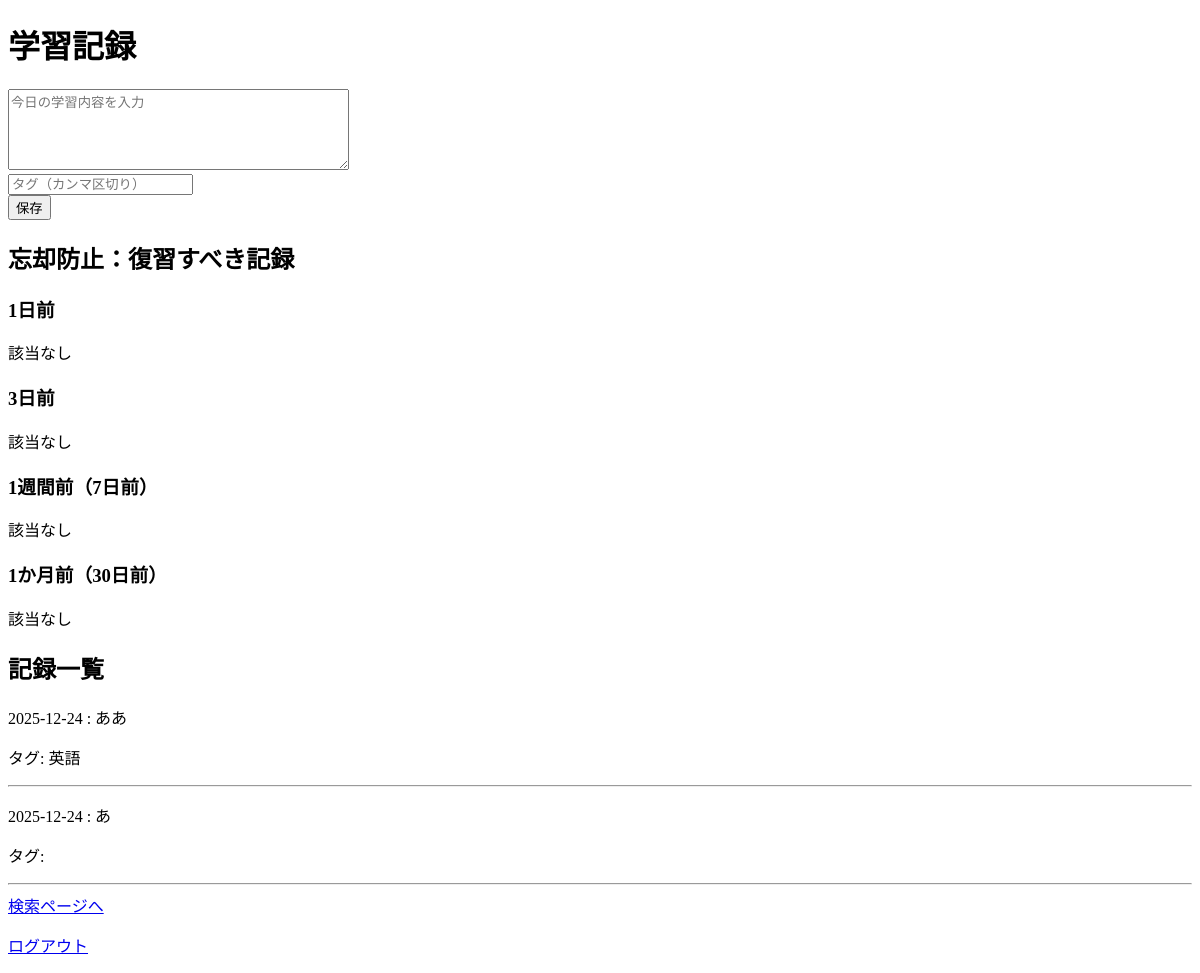
Page / (signed in) on the earlier database version.
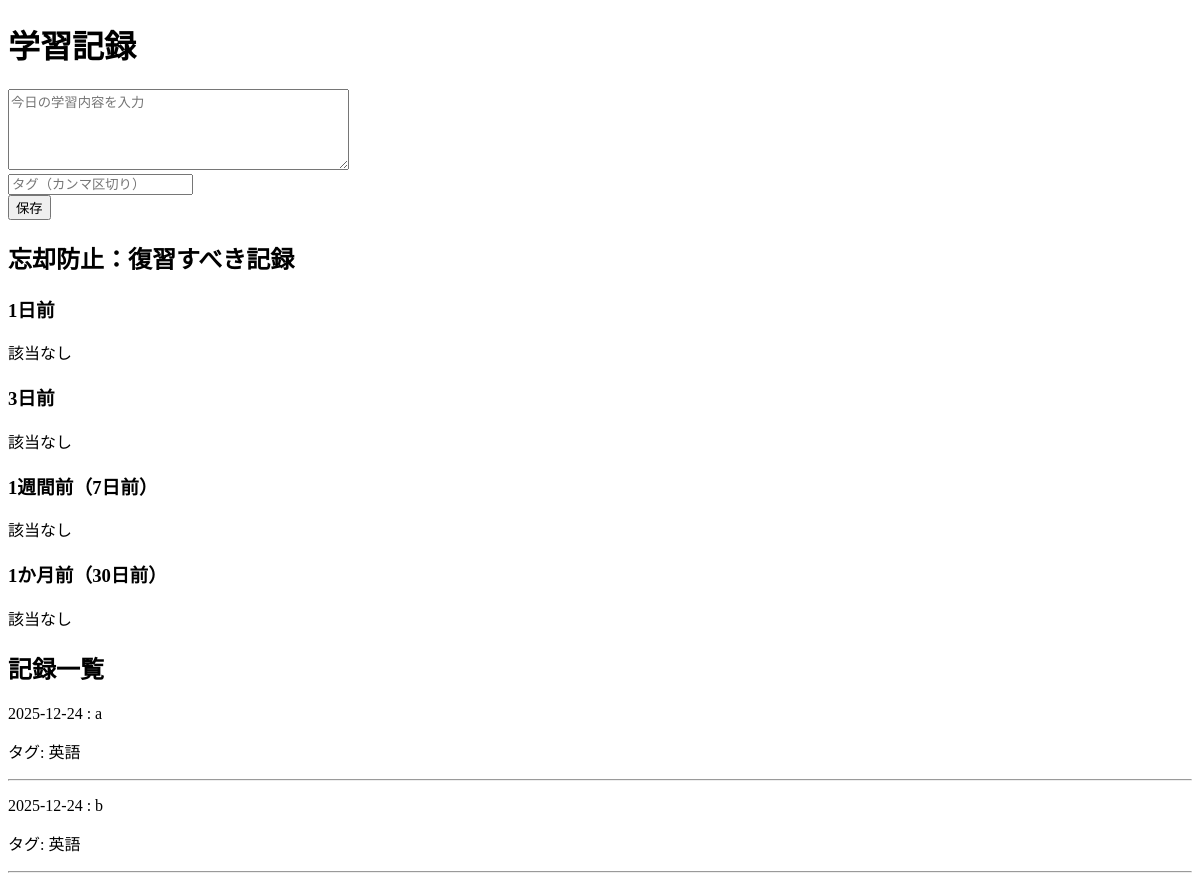
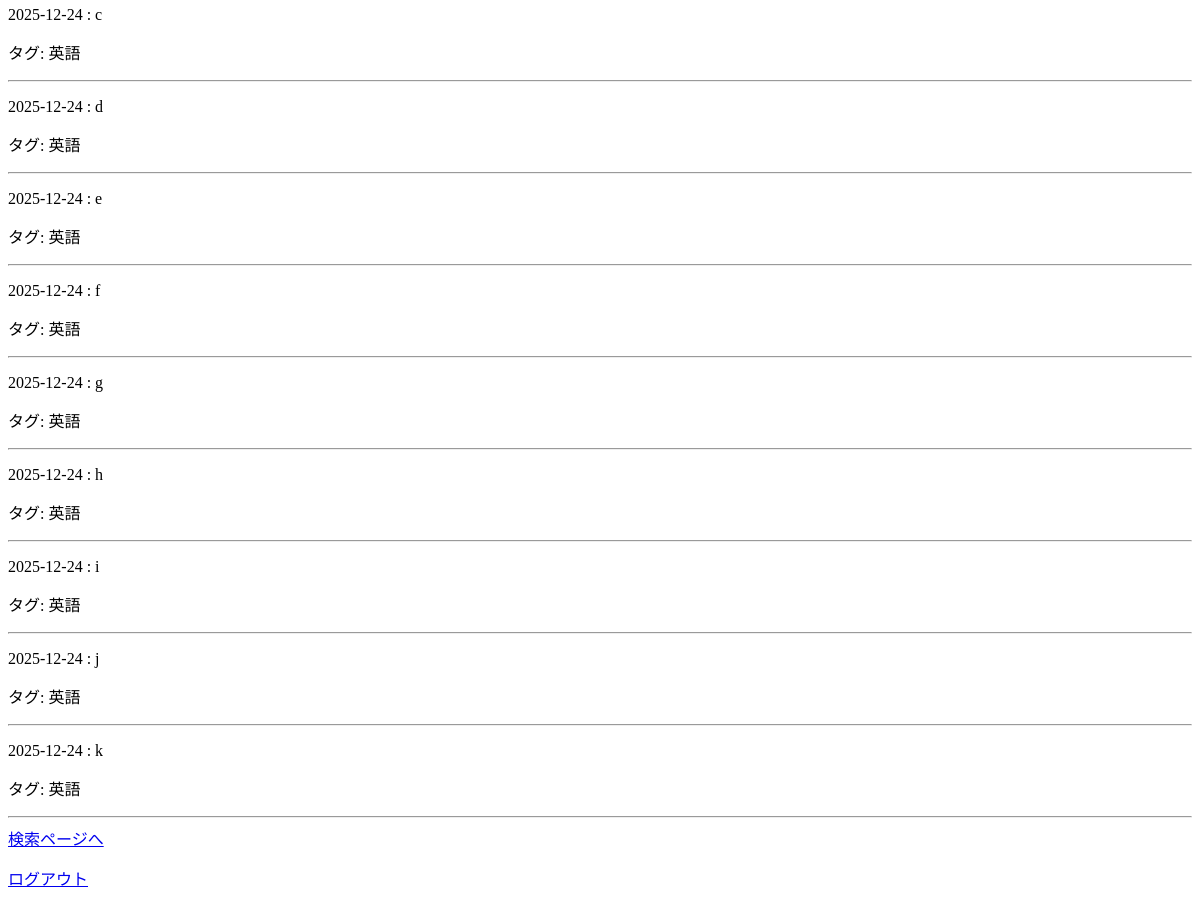
Same page on the later database version (2 pictures, top to bottom).
### app.py (models this page shows)
class StudyLog(db.Model):
    __tablename__ = "study_logs"
    id = db.Column(db.Integer, primary_key=True)
    date = db.Column(db.Date, nullable=False)
    text = db.Column(db.Text, nullable=False)
    tags = db.relationship(
        "Tag",
        secondary=studylog_tags,
        backref="logs"
    )

class Tag(db.Model):
    __tablename__ = "tags"
    id = db.Column(db.Integer, primary_key=True)
    name = db.Column(db.String(30), unique=True, nullable=False)

### app.py (the view, shortened to what this page needs)
@app.route("/", methods=["GET", "POST"])
@login_required
def index():
    today = date.today()
    forget_1 = StudyLog.query.filter_by(date=today - timedelta(days=1)).all()
    forget_3 = StudyLog.query.filter_by(date=today - timedelta(days=3)).all()
    forget_7 = StudyLog.query.filter_by(date=today - timedelta(days=7)).all()
    forget_30 = StudyLog.query.filter_by(date=today - timedelta(days=30)).all()
    logs = (
    StudyLog.query
    .order_by(StudyLog.date.desc())
    .limit(50)
    .all()
    )
    page = request.args.get("page", 1, type=int)
    pagination = StudyLog.query.order_by(
      StudyLog.date.desc()
    ).paginate(page=page, per_page=20)
    logs = pagination.items
    page = request.args.get("page", 1, type=int)
    pagination = StudyLog.query.order_by(
    StudyLog.date.desc()
    ).paginate(page=page, per_page=20)
    logs = pagination.items
    return render_template(
        "index.html",
        logs=logs,
        pagination=pagination,
        forget_1=forget_1,
        forget_3=forget_3,
        forget_7=forget_7,
        forget_30=forget_30,
    )

### app.py (called while the page is built)
@login_manager.user_loader
def load_user(user_id):
    return User.query.get(int(user_id))

### templates/index.html (shortened to what this page needs)
<!DOCTYPE html>
<html>
<head>
</head>
<body>
    <h1>学習記録</h1>
    <form method="POST">
        <textarea name="content" rows="5" cols="40" placeholder="今日の学習内容を入力"></textarea><br>
        <input type="text" name="tags" placeholder="タグ（カンマ区切り）"><br>
        <button type="submit">保存</button>
    </form>
<h2>忘却防止：復習すべき記録</h2>
<h3>1日前</h3>
{% if forget_1 %}
    {% for item in forget_1 %}
        <p>{{ item.date }} : {{ item.text }}</p><br>
         {% for tag in item.tags %}
        <small>[{{ tag.name }}]</small>
         {% endfor %}
    {% endfor %}
{% else %}
    <p>該当なし</p>
{% endif %}
<h3>3日前</h3>
{% if forget_3 %}
    {% for item in forget_3 %}
        <p>{{ item.date }} : {{ item.text }}</p><br>
         {% for tag in item.tags %}
        <small>[{{ tag.name }}]</small>
         {% endfor %}
    {% endfor %}
{% else %}
    <p>該当なし</p>
{% endif %}
<h3>1週間前（7日前）</h3>
{% if forget_7 %}
    {% for item in forget_7 %}
        <p>{{ item.date }} : {{ item.text }}</p><br>
         {% for tag in item.tags %}
        <small>[{{ tag.name }}]</small>
         {% endfor %}
    {% endfor %}
{% else %}
    <p>該当なし</p>
{% endif %}
<h3>1か月前（30日前）</h3>
{% if forget_30 %}
    {% for item in forget_30 %}
        <p>{{ item.date }} : {{ item.text }}</p><br>
         {% for tag in item.tags %}
        <small>[{{ tag.name }}]</small>
         {% endfor %}
    {% endfor %}
{% else %}
    <p>該当なし</p>
{% endif %}
<h2>記録一覧</h2>
{% for item in logs %}
    <p>{{ item.date }} : {{ item.text }}</p>
    <p>タグ:
        {% for tag in item.tags %}
            {{ tag.name }}{% if not loop.last %}, {% endif %}
        {% endfor %}
    <hr>
{% endfor %}
<a href="/search">検索ページへ</a>
<p><a href="{{ url_for('logout') }}">ログアウト</a></p>
</body>
</html>

Differences in the rows shown:
added StudyLog: date "2025-12-24", text "a", Tag (name "英語")
added StudyLog: date "2025-12-24", text "b", Tag (name "英語")
changed StudyLog (number 3 of 11 on the later page): text "ああ" → "c"
changed StudyLog (number 4 of 11 on the later page): text "あ" → "d"; gains Tag (name "英語")
added StudyLog: date "2025-12-24", text "e", Tag (name "英語")
added StudyLog: date "2025-12-24", text "f", Tag (name "英語")
added StudyLog: date "2025-12-24", text "g", Tag (name "英語")
added StudyLog: date "2025-12-24", text "h", Tag (name "英語")
added StudyLog: date "2025-12-24", text "i", Tag (name "英語")
added StudyLog: date "2025-12-24", text "j", Tag (name "英語")
added StudyLog: date "2025-12-24", text "k", Tag (name "英語")
